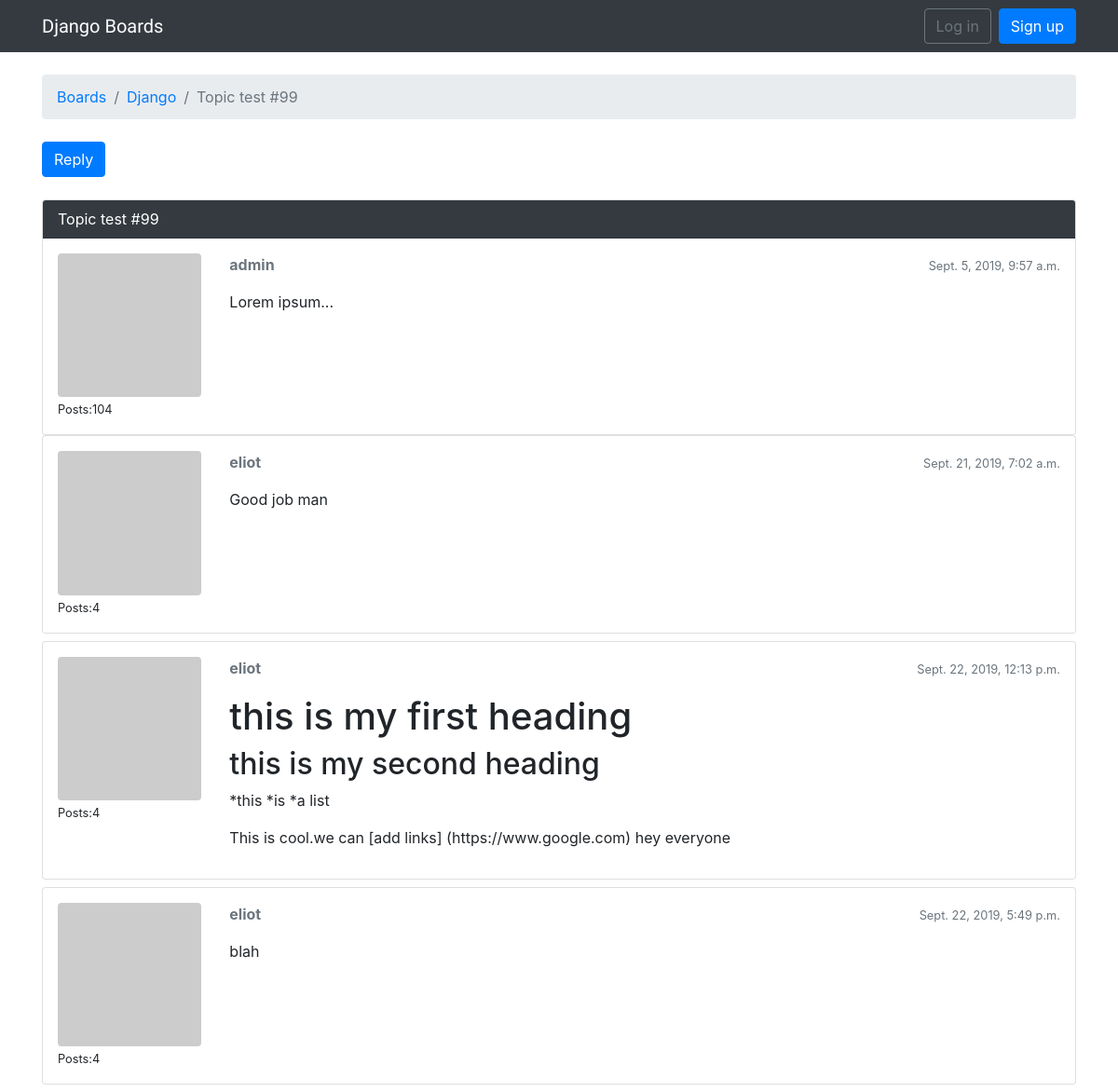
/boards/1/topics/110/, run on the app's committed database.
### boards/models.py (models this page shows, shortened)
class Topic(models.Model):
	subject=models.CharField(max_length=255)
	last_updated=models.DateTimeField(auto_now_add=True)
	board=models.ForeignKey(Board,related_name='topics',on_delete=models.DO_NOTHING)
	starter=models.ForeignKey(User,related_name='topics',on_delete=models.DO_NOTHING)
	views=models.PositiveIntegerField(default=0)

class Board(models.Model):
	name=models.CharField(max_length=30,unique=True)
	description=models.CharField(max_length=100)

class Post(models.Model):
	message=models.TextField(max_length=4000)
	topic=models.ForeignKey(Topic,related_name='posts',on_delete=models.DO_NOTHING)
	created_at=models.DateTimeField(auto_now_add=True)
	updated_at=models.DateTimeField(null=True)
	created_by=models.ForeignKey(User,related_name='posts',on_delete=models.DO_NOTHING)
	updated_by=models.ForeignKey(User,null=True,related_name='+',on_delete=models.DO_NOTHING)
	def get_message_as_markdown(self):
		return mark_safe(markdown(self.message,safe_mode='escape'))

### boards/views.py (the view)
# urls.py: url(r'^boards/(?P<pk>\d+)/topics/(?P<topic_pk>\d+)/$',views.PostListView.as_view(),name='topic_posts'),
class PostListView(ListView):
	model=Post
	context_object_name='posts'
	template_name='topic_posts.html'
	paginate_by=20
	def get_context_data(self,**kwargs):
		session_key='viewed_topic_{}'.format(self.topic.pk)
		if not self.request.session.get(session_key,False):
			self.topic.views +=1
			self.topic.save()
			self.request.session[session_key]=True
		kwargs['topic']=self.topic
		return super().get_context_data(**kwargs)
	def get_queryset(self):
		self.topic=get_object_or_404(Topic,board__pk=self.kwargs.get('pk'),pk=self.kwargs.get('topic_pk'))
		queryset=self.topic.posts.order_by('created_at')
		return queryset

### boards/templatetags/gravatar.py (called while the page is built)
@register.filter
def gravatar(user):
	email=user.email.lower().encode('utf-8')
	default='mm'
	size=256
	url='https://www.gravatar.com/avatar/{md5}?{params}'.format(
		md5=hashlib.md5(email).hexdigest(),
		params=urlencode({'d':default,'s':str(size)})
		)
	return url

### templates/topic_posts.html (shortened to what this page needs)
{% extends 'base.html' %}
{% load gravatar %}
{% block breadcrumb %}
	<li class="breadcrumb-item"><a href="{%url 'home' %}">Boards</a></li>
	<li class="breadcrumb-item"><a href="{% url 'board_topics' topic.board.pk %}">{{ topic.board.name }}</a></li>
	<li  class="breadcrumb-item active">{{ topic.subject }}</li>
{% endblock %}
{% block content %}
	<div class="mb-4">
		<a href="{% url 'reply_topic' topic.board.pk topic.pk %}" class="btn btn-primary" role="button">Reply</a>
	</div>
	{% for post in topic.posts.all %}
	<div class="card mb-2{% if forloop.first %}border-dark{% endif %}">
	{% if forloop.first %}
		<div class="card-header text-white bg-dark py-2 px-3">{{ topic.subject }}</div>
		{% endif %}
		<div class="card-body p-3">
			<div class="row">
				<div class="col-2">
					<img src="{{ post.created_by|gravatar }}" alt="{{ post.created_by.username }}" class="w-100 rounded">
					<small>Posts:{{ post.created_by.posts.count }}</small>
				</div>
				<div class="col-10">
					<div class="row mb-3">
						<div class="col-6">
							<strong class="text-muted">{{ post.created_by.username }}</strong>
						</div>
						<div class="col-6 text-right">
						<small class="text-muted">{{ post.created_at }}</small>
					</div>
				</div>
				{{ post.get_message_as_markdown }}
				</div>
			</div>
		</div>
	</div>
    {% endfor %}
{% endblock %}

### data on the page
Topic: board.name "Django", subject "Topic test #99"
Post: created_by.posts.count "104", created_by.username "admin", created_at "Sept. 5, 2019, 9:57 a.m.", get_message_as_markdown "Lorem ipsum..."
Post: created_by.posts.count "4", created_by.username "eliot", created_at "Sept. 21, 2019, 7:02 a.m.", get_message_as_markdown "Good job man"
Post: created_by.posts.count "4", created_by.username "eliot", created_at "Sept. 22, 2019, 12:13 p.m.", get_message_as_markdown "this is my first heading this is my second heading *this *is *a list This is cool.we can [add links] (https://www.google.com) hey everyone"
Post: created_by.posts.count "4", created_by.username "eliot", created_at "Sept. 22, 2019, 5:49 p.m.", get_message_as_markdown "blah"
